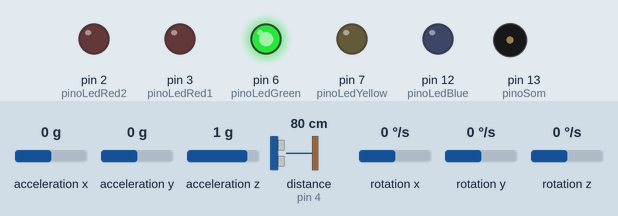
A sketch run on a simulated Arduino Uno, built with avr-gcc and run on an emulated ATmega328P. Parts: output pins drawn as LEDs (lit = HIGH), buzzer (waves = sounding). Wiring (inferred from the names in the program): ultrasonic range finder: trigger pin 5; echo pin 4. The inputs (shaded band) are chosen by the test bench; at power-on: distance to the obstacle (sensor on pin 4) 80 cm, acceleration y 0 g, acceleration z 1 g, acceleration x 0 g, rotation x 0 °/s, rotation y 0 °/s, rotation z 0 °/s. The echo pulse lasts 58.3 µs per cm; pins used as bus, display or sensor lines are not drawn; what the sketch prints to the serial monitor is not drawn.

Above: at 1.2 s.
1.3 s: distance to the obstacle (sensor on pin 4) set to 29 cm
2.8 s: distance to the obstacle (sensor on pin 4) set to 25 cm
At 3.3 s:
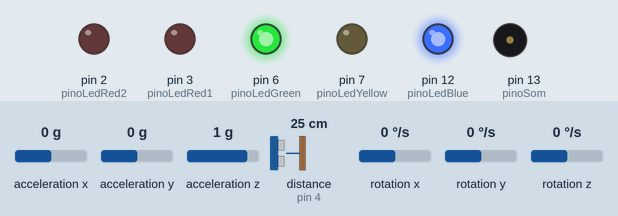
5.8 s: acceleration y set to -0.2 g
At 8.39 s:
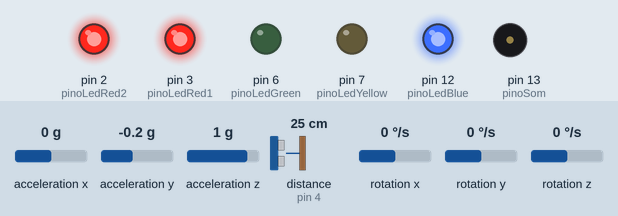
8.8 s: distance to the obstacle (sensor on pin 4) set to 4 cm
At 9.85 s:
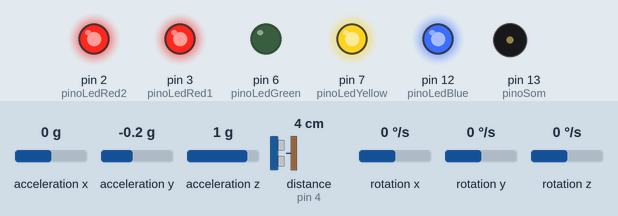
11.8 s: acceleration z set to 0.7 g
14.8 s: acceleration z set to 0.4 g
At 15.8 s:
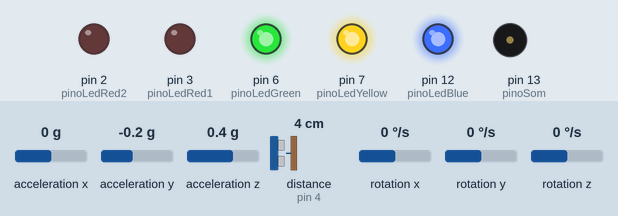
Timing chart, 0 to 17.7 s (numbered marks = the images above; inputs shaded):
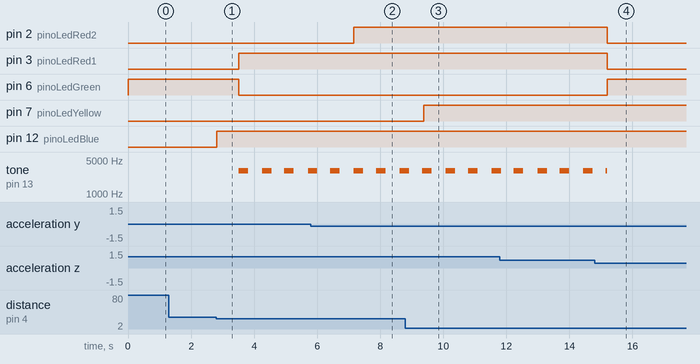

Measured:
- the behaviour switches between 27 and 26 cm on distance to the obstacle (sensor on pin 4) (found by bisection; images 0 and 1)
- the behaviour switches between 0 and -0.1 g on acceleration y (found by bisection; images 1 and 2)
- the behaviour switches between 0.6 and 0.5 g on acceleration z (found by bisection; images 3 and 4)
- after the input at 1.3 s, every drawn part: stays the same
- after the input at 2.8 s, pin 3 (pinoLedRed1): LOW → HIGH after 0.71 s; pin 6 (pinoLedGreen): HIGH → LOW after 0.71 s; pin 12 (pinoLedBlue): LOW → HIGH at once; tone on pin 13 (pinoSom): alternates 3000 Hz for 0.30 s and silent for 0.45 s, starting after 0.71 s
- after the input at 5.8 s, pin 2 (pinoLedRed2): LOW → HIGH after 1.4 s
- after the input at 8.8 s, pin 7 (pinoLedYellow): LOW → HIGH after 0.58 s
- after the input at 14.8 s, pin 2 (pinoLedRed2), pin 3 (pinoLedRed1): HIGH → LOW after 0.40 s; pin 6 (pinoLedGreen): LOW → HIGH after 0.40 s

The sketch:

code_inclinacao_mpu6050_2.0.5_com_funcao_map_e_lcd_tft.ino
```cpp
/*
 * Author/Coder : Bruno A. Patrocinio
 * Version : 3.0.5 (Acelerometro MPU6050) 11/05/2019
 */
#include <I2Cdev.h>
#include<MPU6050.h>
#include <Wire.h>

//constantes sensor ultrassom
#define trigger 5  //pino de trigger na porta 5 por constante emitindo o pulso
#define echo 4    //pino echo na porta 4 atraves de uma constante ouvindo o pulso

//constantes dos pinos led e buzzer
const int pinoLedRed1 = 3;
const int pinoLedRed2 = 2;
const int pinoLedGreen = 6;
const int pinoLedYellow = 7;
const int pinoLedBlue = 12;
const int pinoSom = 13;

double mediaX = 0.0;
double variancia = 0.0;
double desvioPadrao = 0.0;
double mediaGiro = 0.0;
double distCent = 0.0;
double distRefinada = 0.0;
double eixoZ;
long timer = 0;

//variaveis sensor ultrassom
float distancia = 0; // essa variavel receberá a distancia em metros
float centimetros = 0; //variavel de tempo para calcular qtd de centimetros
float milimetros = 0;
float tempo = 0;  //variavel de medida de retorno do pulso
bool traseiroCivic = false; //identifica vidro especifico
bool traseiroCity = false;  //identifica vidro especifico
bool frontalCivic = false;  //identifica vidro especifico
bool frontalCity = false; //identifica vidro especifico
bool frontalFit = false;  //identifica vidro especifico
bool ehTraseiro = false;   //var. bool. que generaliza o vidro traseiro


#define G_GAIN 0.00875
#define AA 0.98

float acelx, acely, acelz, rate_gyr_x, rate_gyr_y, rate_gyr_z, gyroXangle, gyroYangle, gyroZangle;
float AccXangle, AccYangle, AccZangle, CFangleX, CFangleY, CFangleZ;
float const_calib = 16071.82;
float const_gravid = 9.81;

unsigned long pT;

//Protótipos de Função
void printSerial();
void verificaVidro();
void verificaPosX();

MPU6050 mpu6050; // objeto acelerometro

unsigned int ax, ay, az;
unsigned int gx, gy, gz;

void setup() {
  #if I2CDEV_IMPLEMENTATION == I2CDEV_ARDUINO_WIRE
        Wire.begin();
    #elif I2CDEV_IMPLEMENTATION == I2CDEV_BUILTIN_FASTWIRE
        Fastwire::setup(400, true);
    #endif

  unsigned long pT = 0; // contador para determinar tempo de inicialização

    Serial.begin(38400);
    Wire.write(0b00000000);

    // config iniciais pinos ultrassom
    pinMode(trigger, OUTPUT);
    digitalWrite(trigger, LOW);
    pinMode(echo, INPUT);

    //config iniciais dos leds e buzzer sound
    pinMode(pinoLedRed1, OUTPUT); //setando pino led verm. como saida.
    pinMode(pinoLedRed2, OUTPUT); //setando pino led verm. como saida.
    pinMode(pinoLedGreen, OUTPUT); //setando pino led verde como saida.
    pinMode(pinoLedYellow, OUTPUT);//setando pino led amarelo como saida.
    pinMode(pinoLedBlue, OUTPUT);//setando pino led azul como saida.
    pinMode(pinoSom, OUTPUT); //setando pino do som como saída.

    //os pinos de led verm e amarelo iniciam em LOW e o verde em HIGH
    digitalWrite(pinoLedRed1, LOW);
    digitalWrite(pinoLedRed2, LOW);
    digitalWrite(pinoLedYellow, LOW);
    digitalWrite(pinoLedBlue, LOW);
    digitalWrite(pinoLedGreen, HIGH);

    //iniciando disp.
    Serial.println("Iniciando...");
    mpu6050.initialize();

    //Executa o teste do dispositivo
    Serial.println("Testando conexão do dispositivo...");
    Serial.println(mpu6050.testConnection() ? "MPU6050 conectado com sucesso!" : "MPU6050 conexão falhou.");

}

void loop() {
  // leituras brutas
  mpu6050.getMotion6(&ay, &ax, &az, &gx, &gy, &gz);

  unsigned long cT = micros(); // contar tempo de loop

  unsigned long dT = cT - pT;
  pT = cT;

  acelx = ax * const_gravid / const_calib;
  acely = ay * const_gravid / const_calib;
  acelz = az * const_gravid / const_calib;

   // Converte valor do acelerometro com base nos 3 eixos
  AccXangle = (atan2(ax, sqrt(pow(ay,2) + pow(az,2)))*180) / 3.14;
  AccYangle = (atan2(ay, sqrt(pow(ax,2) + pow(az,2)))*180) / 3.14;
  AccZangle = (atan2(az, sqrt(pow(ax,2) + pow(ay,2)))*180) / 3.14;

  // Converte valor do giro em graus por seg
  // multiplicando uma contante relacionada à taxa de amostragem do sensor
  // nesse caso, a taxa é +-250g -> 0.00875
  rate_gyr_x = gx*G_GAIN;
  rate_gyr_y = gy*G_GAIN;
  rate_gyr_z = gz*G_GAIN;

  // Calcula a distância percorrida por integração simples
  // com base no tempo de loop (dT = cT – pT)
  gyroXangle+=rate_gyr_x*dT;
  gyroYangle+=rate_gyr_y*dT;
  gyroZangle+=rate_gyr_z*dT;

  // Fusão dos dados: giro + accel
  // Métodos: filtro complementar ou filtro de kalman
  // Optei pelo Filtro Complementar por ser mais simples de se aplicar do que o Filtro de Kalman.
  // Eficiencia bastante satisfatoria, segundo teoria
  // Atribui peso de 0.98 ao valor do giro e 0.02 ao acelerometro
  // O giroscópio tem leitura muito boa, mas também apresenta oscilação do valor.
  // Acelerômetro, por outro lado, é muito ruidoso, mas o desvio é zero.

  CFangleX=AA* (CFangleX+rate_gyr_x* (dT/1000000)) +(1 - AA) * AccXangle;
  CFangleY=AA* (CFangleY+rate_gyr_y* (dT/1000000)) +(1 - AA) * AccYangle;
  CFangleZ=AA* (CFangleZ+rate_gyr_z* (dT/1000000)) +(1 - AA) * AccZangle;

  //remap do eixo Z
  eixoZ = map(az, 0, 1023, 0, 255);

  //chama funções
  printSerial();
  verificaVidro();
  verificaPosX();

}//fim de loop

void printSerial(){
  if(millis() - timer > 1000){
  Serial.println("Dados:");
  Serial.print("X raw: ");Serial.print(ax);
  Serial.print(" Y raw: ");Serial.print(ay);
  Serial.print(" Z raw: ");Serial.print(az);
  Serial.print(" Giro Xraw: ");Serial.print(gx);
  Serial.print(" Media Giro X: ");Serial.print(mediaGiro);
  Serial.print(" Media X: ");Serial.print(mediaX);
  Serial.print(" Centimetros: ");Serial.print(centimetros);
  Serial.print(" Dist Metros: ");Serial.print(distCent);
  Serial.print(" Milimetros: ");Serial.print(milimetros);
  Serial.print(" Variancia: ");Serial.print(variancia);
  Serial.print(" Desvio Padrao: ");Serial.print(desvioPadrao);
  Serial.print(" Angulo X: ");Serial.print(CFangleX);
  Serial.print("\n");

  timer = millis();
  }
}//fim de printSerial

void verificaPosX(){
  //faz uma media de 100 amostras para estabilização dos dados do eixo X
  double amostras[10];
  double soma = 0.0;
  double vetorVar[10];
  double potenciaVar[10];
  int i, o, p;
  for(int i = 0; i <= 9; i++){
    amostras[i] = ax;
  }
  soma = soma += amostras[i];
  mediaX = soma / 10;

  //calcula a variancia
  for(p = 0; p <=9; p++){
    vetorVar[p] = amostras[i] - mediaX;
    potenciaVar[p] = pow(vetorVar[p],2);
  }
  variancia = (variancia += potenciaVar[p]) / 10;

 //calcula o desvio padrão da variancia das amostras
 desvioPadrao = sqrt(variancia);

  //faz uma media de 100 amostras para estabilizar o giroscopio
  double amostraGiro[10];
  double somaGiro = 0.0;
  for(int o=0; o<=9; o++){
    amostraGiro[i] = gx;
  }
  somaGiro = somaGiro += amostraGiro[i];
  mediaGiro = somaGiro / 10;

  if(eixoZ >= 2300 && ehTraseiro == true)
  {
  if(mediaX <= 215){
    delay(700);
    if(mediaX <= 215){
    Serial.print("Não Vira\n");
    digitalWrite(pinoLedRed1, HIGH);
    tone(pinoSom, 3000, 300); //speaker apita
    digitalWrite(pinoLedGreen, LOW);
   }
 }
  else if(mediaX >= 722){
    delay(700);
    if(mediaX >= 722){
    digitalWrite(pinoLedRed2, HIGH);
    Serial.print("Não Vira\n");
    tone(pinoSom, 3000, 300); //speaker apita
    digitalWrite(pinoLedGreen, LOW);
  }
 }
  else{
    digitalWrite(pinoLedRed1, LOW); // deixa o pino dos leds em LOW
    digitalWrite(pinoLedRed2, LOW);
    digitalWrite(pinoLedGreen, HIGH);
    noTone(pinoSom);
  }
  }else{
    digitalWrite(pinoLedRed1, LOW); // deixa o pino dos leds em LOW
    digitalWrite(pinoLedRed2, LOW);
    digitalWrite(pinoLedGreen, HIGH);
    noTone(pinoSom);
  }
}//fim de verificaPosX

void verificaVidro(){
  int i;
  double soma = 0;
  double amostrasD[100];
  int contador = 0;
  digitalWrite(trigger,HIGH);
  delayMicroseconds(10);
  digitalWrite(trigger,LOW);
  tempo = pulseIn(echo,HIGH);
  tempo = tempo/1000000;
  distancia = (tempo * 340)/2; //calcula distancia em metros
  centimetros = distancia * 100; //calcula distancia em centimetros
  milimetros = centimetros / 0.10;//calcula em milimetros
   for(int i = 0; i<=99; i++){//pega 100 amostras
    amostrasD[i] = distancia;
  }
    soma = soma += amostrasD[i]; //faz media
    distRefinada = soma / 100;
    distCent = distRefinada *100;

  if(centimetros >= 2 && centimetros <= 10){
    Serial.println("Possui um vidro traseiro do city");
    digitalWrite(pinoLedYellow,HIGH);
    traseiroCivic = true;
    ehTraseiro = true;
  }
  else if(centimetros >=11 && centimetros <= 14){
    Serial.println("Possui um vidro traseiro do civic");
    digitalWrite(pinoLedYellow, HIGH);
    traseiroCity = true;
    ehTraseiro = true;
  }
  else if(centimetros >=15 && centimetros <=18){
    Serial.println("Possui um vidro frontal do Civic");
    digitalWrite(pinoLedBlue, HIGH);
    ehTraseiro = true; //aqui está assim só para acionar a verificação da posiçãol
    frontalCivic = true;
  }
  else if(centimetros >=19 && centimetros <=22){
    Serial.println("Possui um vidro frontal do Fit");
    digitalWrite(pinoLedBlue, HIGH);
    ehTraseiro = true; //aqui está assim só para acionar a verificação da posição
    frontalFit = true;
  }
  else if(centimetros >=23 && centimetros <=26){
    Serial.println("Possui um vidro frontal do City");
    digitalWrite(pinoLedBlue, HIGH);
    ehTraseiro = true; //aqui está assim só para acionar a verificação da posição
    frontalCity = true;

  }
  else{
    digitalWrite(pinoLedYellow,LOW);
    digitalWrite(pinoLedBlue, LOW);
    traseiroCivic = false;
    traseiroCity = false;
    frontalCivic = false;
    frontalCity = false;
    frontalFit = false;
    ehTraseiro = false;
  }

}//fim verificaVidro
```
